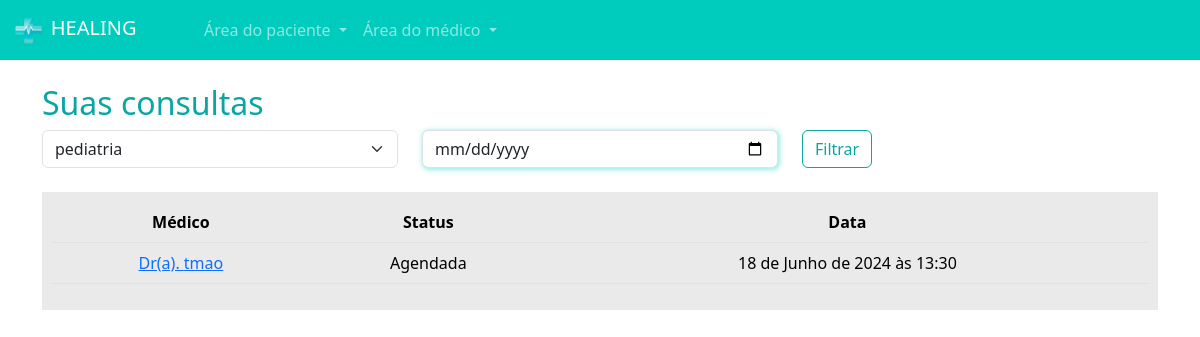
The app's page /pacientes/minhas_consultas/ (signed in) with its own data.
### paciente/models.py (models this page shows, shortened)
class Consulta(models.Model):
    status_choices = (
        ('A', 'Agendada'),
        ('F', 'Finalizada'),
        ('C', 'Cancelada'),
        ('I', 'Iniciada')
    )
    paciente = models.ForeignKey(User, on_delete=models.DO_NOTHING)
    data_aberta = models.ForeignKey(DatasAbertas, models.DO_NOTHING)
    status = models.CharField(max_length=1, choices=status_choices, default='A')
    link = models.URLField(null=True, blank=True)

### medico/models.py (models this page shows, shortened)
class DatasAbertas(models.Model):
    data = models.DateTimeField()
    user = models.ForeignKey(User, on_delete=models.DO_NOTHING)
    agendado = models.BooleanField(default=False)

### paciente/views.py (the view)
# urls.py: path('minhas_consultas/', views.minhas_consultas, name='minhas_consultas'),
@login_required
def minhas_consultas(request):
    data = request.GET.get('data')
    especialidade = request.GET.get('especialidade')
    minhas_consultas = Consulta.objects.filter(paciente=request.user).filter(data_aberta__data__gte=datetime.now())
    if data:
        minhas_consultas = minhas_consultas.filter(data_aberta__data__gte=data)
    if especialidade:
        especialidade = minhas_consultas.filter(data_aberta__user__dadosmedico__especialidade__id=especialidade)
    especialidades = Especialidades.objects.all()
    return render(request, 'minhas_consultas.html', {'minhas_consultas':minhas_consultas, 'is_medico':is_medico(request.user), "especialidades":especialidades})

### medico/models.py (called while the page is built)
def is_medico(user):
    return DadosMedicos.objects.filter(user=user).exists()

    def __str__(self):
        return self.especialidade

### paciente/templates/minhas_consultas.html (shortened to what this page needs)
{% extends "base.html" %}
{% load static %}
{% block 'head' %}
    <link rel="stylesheet" href="{% static 'medicos/css/abrir_horario.css' %}">
    <link rel="stylesheet" href="{% static 'usuarios/css/usuarios.css' %}">
    <link rel="stylesheet" href="{% static 'medicos/css/cadastro_medico.css' %}">
    <link rel="stylesheet" href="{% static 'pacientes/css/home.css' %}">
    <link rel="stylesheet" href="https://cdn.jsdelivr.net/npm/bootstrap-icons@1.11.3/font/bootstrap-icons.min.css">
{% endblock 'head' %}
{% block 'body' %}
{% include 'partials/navbar.html' %}
    <div class="container">
        <br>
        <h2><span class="color-dark">Suas consultas</span></h2>
        <div class="row">
            <div class="col-md">
                <form action="">
                <select name="especialidade" class="form-select">
                    {% for especialidade in especialidades %}
                        <option value="{{especialidade.id}}">{{especialidade}}</option>
                    {% endfor %}
                </select>
            </div>
            <div class="col-md">
                <input type="date" name="data" id="" class="form-control shadow-main-color" placeholder="Data da consulta">
            </div>
            <div class="col-md">
                <input type="submit" value="Filtrar" class="btn btn-dark-color-outline">
            </div>
        </div>
        <br>
        <div class="list-minhas-consultas">
            <table class="table">
                <thead>
                  <tr>
                    <th scope="col">Médico</th>
                    <th scope="col">Status</th>
                    <th scope="col">Data</th>
                  </tr>
                </thead>
                <tbody>
                    {% for consulta in minhas_consultas  %}
                        <tr>
                            <td><a href="{% url 'consulta' consulta.id %}">Dr(a). {{consulta.data_aberta.user}}</a></td>
                            <td>{{consulta.get_status_display}}</td>
                            <td>{{consulta.data_aberta.data}}</td>
                        </tr>
                    {% endfor %}
                </tbody>
              </table>
        </div>
    </div>
{% endblock 'body' %}

### templates/static/geral/css/base.css (style rules this page uses)
:root { --main-color: #00CCBE; --dark-color: #09A6A3; --contrast-color: #FFD686; }
.color-dark { color: var(--dark-color); }

### templates/static/usuarios/css/usuarios.css (style rules this page uses)
.btn-dark-color-outline { border: 1px solid var(--dark-color); color: var(--dark-color) }

### templates/static/medicos/css/cadastro_medico.css (style rules this page uses)
.shadow-main-color { box-shadow: 1px 1px 5px 1px rgba(0, 204, 190,.4); }

### templates/static/pacientes/css/home.css (style rules this page uses)
table { border-collapse: collapse !important; width: 100%; }
th, td { padding: 8px; text-align: center; background-color: #EAEAEA !important; }
th { background-color: #EAEAEA; }
.list-minhas-consultas { background-color: #EAEAEA; padding: 10px; }

### records on screen
Consulta: data_aberta.user "tmao", status "Agendada", data_aberta.data "18 de Junho de 2024 às 13:30"

### other values on screen
form field especialidade "pediatria"
